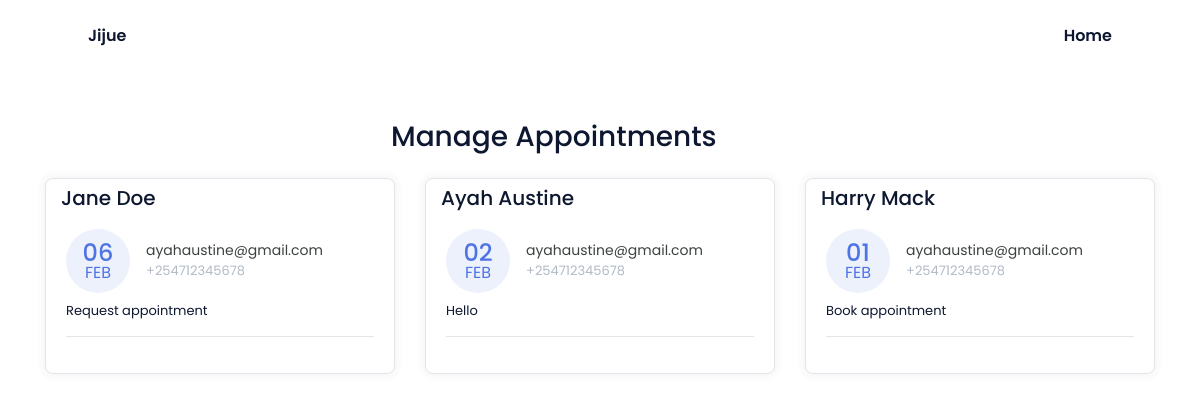
The page /manage-appointments/ on the database its author committed.
### appointmentApp/models.py (models this page shows, shortened)
class Appointment(models.Model):
    first_name = models.CharField(max_length=50)
    last_name = models.CharField(max_length=50)
    email = models.CharField(max_length=50)
    phone = models.CharField(max_length=50)
    request = models.TextField(blank=True)
    sent_date = models.DateField(auto_now_add=True)
    accepted = models.BooleanField(default=False)
    accepted_date = models.DateField(auto_now_add=False, null=True, blank=True)
    class Meta:
        ordering = ["-sent_date"]

### appointmentApp/views.py (the view, shortened to what this page needs)
class ManageAppointmentTemplateView(ListView):
    template_name = "appointmentApp/manage-appointments.html"
    model = Appointment
    context_object_name = "appointments"
    login_required = True
    paginate_by = 3
    def get_context_data(self, *args, **kwargs):
        context = super().get_context_data(*args, **kwargs)
        appointments = Appointment.objects.all()
        context.update({
            "title": "Manage Appointments"
        })
        return context

### appointmentApp/templates/appointmentApp/manage-appointments.html (shortened to what this page needs)
{% extends 'base.html' %}
{% block cta %}
{% block content %}
    <div class="container mt-5">
        <div class="col-11 text-center mt-4 mb-4">
            <h3>
                Manage Appointments
            </h3>
        </div>
        <div class="row">
        {% for app in appointments %}
            <div class="col-lg-4">
                <div class="card card-margin">
                    <div class="card-header no-border">
                        <h5 class="card-title">{{app.first_name}} {{app.last_name}}</h5>
                    </div>
                    <div class="card-body pt-0">
                        <div class="widget-49">
                            <div class="widget-49-title-wrapper">
                                <div class="widget-49-date-primary">
                                    <span class="widget-49-date-day">{{app.sent_date|date:"d"}}</span>
                                    <span class="widget-49-date-month">{{app.sent_date|date:"M"}}</span>
                                </div>
                                <div class="widget-49-meeting-info">
                                    <span class="widget-49-pro-title">{{app.email}}</span>
                                    <span class="widget-49-meeting-time">{{app.phone}}</span>
                                </div>
                            </div>
                            <div class="widget-49-meeting-points">
                                <span>{{app.request}}</span>
                            </div>
                            <hr class="w-100">
                        </div>
                    </div>
                </div>
            </div>
        {% endfor %}
        </div>
{% endblock content %}
{% endblock cta %}

### templates/base.html (shortened to what this page needs)
{% load static %}
<!DOCTYPE html>
<html lang="en">
  <head>
    <link href="{% static 'css/bootstrap.min.css' %}" rel="stylesheet" />
    <link href="{% static 'css/bootstrap.css' %}" rel="stylesheet" />
    <link href="{% static 'styles/style.css' %}" rel="stylesheet" />
    <link
      rel="stylesheet"
      href="https://cdnjs.cloudflare.com/ajax/libs/font-awesome/5.15.3/css/all.min.css"
    />
    <link rel="stylesheet" href="{% static 'css/styles.css' %}" />
  </head>
  <body>
  <header>
      <nav class="nav bd-grid">
        <div>
            <a href="#" class="nav__logo">Jijue</a>
        </div>
        <div class="nav__menu" id="nav-menu">
            <ul class="nav__list">
                <li class="nav__item"><a href="/" class="nav__link">Home</a></li>
            </ul>
        </div>
    </nav>
  </header>
      {% block cta %}{% endblock cta %}
    </div>
  </body>
</html>

### static/styles/style.css (style rules this page uses)
:root { --header-height: 3rem; --font-semi: 600; --hue-color: 224; --first-color: hsl(var(--hue-color), 89%, 60%); --second-color: hsl(var(--hue-color), 56%, 12%); --body-font: 'Poppins', sans-serif; --big-font-size: 2rem; --h2-font-size: 1.25rem; --normal-font-size: .938rem; --smaller-font-size: .75rem; --mb-2: 1rem; --mb-4: 2rem; --mb-5: 2.5rem; --mb-6: 3rem; --z-back: -10; --z-fixed: 100; }
@media screen and (min-width: 968px) { :root { --big-font-size: 3.5rem; --h2-font-size: 2rem; --normal-font-size: 1rem; --smaller-font-size: .875rem; } }
html { scroll-behavior: smooth; }
body { margin: var(--header-height) 0 0 0; font-family: var(--body-font); font-size: var(--normal-font-size); color: var(--second-color); }
ul { margin: 0; padding: 0; list-style: none; }
a { text-decoration: none; }
.bd-grid { max-width: 1024px; display: grid; margin-left: var(--mb-2); margin-right: var(--mb-2); }
.nav { height: var(--header-height); display: flex; justify-content: space-between; align-items: center; font-weight: var(--font-semi); }
.nav__item { margin-bottom: var(--mb-4); }
.nav__link { position: relative; color: #fff; }
.nav__logo { color: var(--second-color); }
@media screen and (min-width: 768px) { body { margin: 0; } }
@media screen and (min-width: 768px) { .nav { height: calc(var(--header-height) + 1.5rem); } }
@media screen and (min-width: 768px) { .nav__list { display: flex; padding-top: 0; } }
@media screen and (min-width: 768px) { .nav__item { margin-left: var(--mb-6); margin-bottom: 0; } }
@media screen and (min-width: 768px) { .nav__link { color: var(--second-color); } }
@media screen and (min-width: 992px) { .bd-grid { margin-left: auto; margin-right: auto; } }

### rows shown on the page
Appointment: first_name "Jane", last_name "Doe", sent_date "06", sent_date "FEB", email "ayahaustine@gmail.com", phone "+254712345678", request "Request appointment"
Appointment: first_name "Ayah", last_name "Austine", sent_date "02", sent_date "FEB", email "ayahaustine@gmail.com", phone "+254712345678", request "Hello"
Appointment: first_name "Harry", last_name "Mack", sent_date "01", sent_date "FEB", email "ayahaustine@gmail.com", phone "+254712345678", request "Book appointment"
